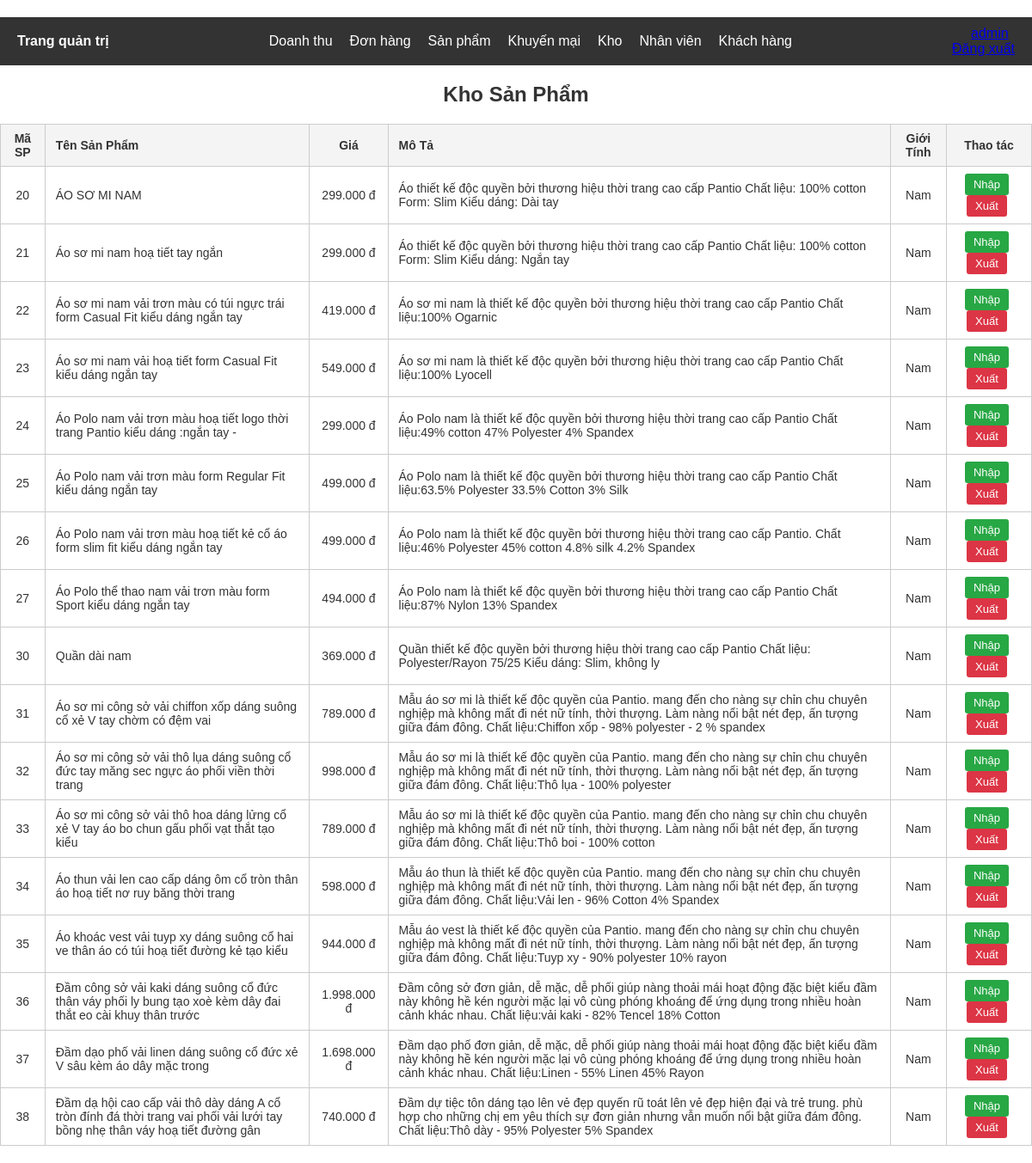
The app's page /admin/kho/kho.php (signed in) with its own data.
### tables this page shows
CREATE TABLE `sanphamnam` (
  `MaSP` int(11) NOT NULL,
  `TenSanPham` varchar(200) NOT NULL,
  `Gia` decimal(18,2) NOT NULL,
  `MaChiTiet` int(11) NOT NULL,
  `MoTa` text DEFAULT NULL,
  `GioiTinh` varchar(10) NOT NULL
);

### admin/kho/kho.php (the view, shortened to what this page needs)
<?php
include '../include/header.php';
$conn = mysqli_connect("localhost", "root", "", "h_a");
$filter = $_GET['loai'] ?? 'tatca';
$sanpham = [];
if ($filter === 'tatca' || $filter === 'nam') {
    $query = "SELECT MaSP, TenSanPham, Gia, MaChiTiet, MoTa, 'Nam' AS GioiTinh FROM sanphamnam";
    $result = mysqli_query($conn, $query);
    while ($row = mysqli_fetch_assoc($result)) {
        $sanpham[] = $row;
    }
}
?>
<!DOCTYPE html>
<html lang="vi">
<head>
</head>
<body>
<h2>Kho Sản Phẩm</h2>
<table>
    <thead>
        <tr>
            <th class="center">Mã SP</th>
            <th>Tên Sản Phẩm</th>
            <th class="center">Giá</th>
            <th>Mô Tả</th>
            <th class="center">Giới Tính</th>
            <th class="center">Thao tác</th>
        </tr>
    </thead>
    <tbody>
        <?php if (count($sanpham) > 0): ?>
            <?php foreach ($sanpham as $sp): ?>
                <tr>
                    <td class="center"><?= htmlspecialchars($sp['MaSP']) ?></td>
                    <td><?= htmlspecialchars($sp['TenSanPham']) ?></td>
                    <td class="center"><?= number_format($sp['Gia'], 0, ',', '.') ?> đ</td>
                    <td><?= htmlspecialchars($sp['MoTa']) ?></td>
                    <td class="center"><?= htmlspecialchars($sp['GioiTinh']) ?></td>
                    <td class="center">
                        <a class="btn btn-nhap" href="nhap.php?masp=<?= urlencode($sp['MaSP']) ?>&gioitinh=<?= strtolower($sp['GioiTinh']) ?>">Nhập</a>
                        <a class="btn btn-xuat" href="xuat.php?masp=<?= urlencode($sp['MaSP']) ?>&gioitinh=<?= strtolower($sp['GioiTinh']) ?>">Xuất</a>
                    </td>
                </tr>
            <?php endforeach; ?>
        <?php else: ?>
            <tr>
                <td colspan="7" class="no-data">Không có sản phẩm phù hợp.</td>
            </tr>
        <?php endif; ?>
    </tbody>
</table>
</body>
</html>

### admin/include/header.php (style rules this page uses)
body { margin: 0; font-family: Arial, sans-serif; }

### admin/kho/kho.php (style rules this page uses)
body { font-family: Arial, sans-serif; background-color: #fff; margin: 20px auto; color: #333; }
h2 { text-align: center; margin-bottom: 20px; color: #333; }
table { width: 100%; border-collapse: collapse; font-size: 14px; }
th, td { border: 1px solid #ccc; padding: 8px 12px; text-align: left; }
th { background-color: #f4f4f4; }
td.center, th.center { text-align: center; }
a.btn { display: inline-block; padding: 5px 10px; font-size: 13px; text-decoration: none; border-radius: 3px; margin-right: 5px; color: white; }
a.btn-nhap { background-color: #28a745; }
a.btn-xuat { background-color: #dc3545; }

### records on screen
sanphamnam: MaSP "20", TenSanPham "ÁO SƠ MI NAM", Gia "299.000", MoTa "Áo thiết kế độc quyền bởi thương hiệu thời trang cao cấp Pantio Chất liệu: 100% cotton Form: Slim Kiểu dáng: Dài tay", GioiTinh "Nam"
sanphamnam: MaSP "21", TenSanPham "Áo sơ mi nam hoạ tiết tay ngắn", Gia "299.000", MoTa "Áo thiết kế độc quyền bởi thương hiệu thời trang cao cấp Pantio Chất liệu: 100% cotton Form: Slim Kiểu dáng: Ngắn tay", GioiTinh "Nam"
sanphamnam: MaSP "22", TenSanPham "Áo sơ mi nam vải trơn màu có túi ngực trái form Casual Fit kiểu dáng ngắn tay", Gia "419.000", MoTa "Áo sơ mi nam là thiết kế độc quyền bởi thương hiệu thời trang cao cấp Pantio Chất liệu:100% Ogarnic", GioiTinh "Nam"
sanphamnam: MaSP "23", TenSanPham "Áo sơ mi nam vải hoạ tiết form Casual Fit kiểu dáng ngắn tay", Gia "549.000", MoTa "Áo sơ mi nam là thiết kế độc quyền bởi thương hiệu thời trang cao cấp Pantio Chất liệu:100% Lyocell", GioiTinh "Nam"
sanphamnam: MaSP "24", TenSanPham "Áo Polo nam vải trơn màu hoạ tiết logo thời trang Pantio kiểu dáng :ngắn tay -", Gia "299.000", MoTa "Áo Polo nam là thiết kế độc quyền bởi thương hiệu thời trang cao cấp Pantio Chất liệu:49% cotton 47% Polyester 4% Spandex", GioiTinh "Nam"
sanphamnam: MaSP "25", TenSanPham "Áo Polo nam vải trơn màu form Regular Fit kiểu dáng ngắn tay", Gia "499.000", MoTa "Áo Polo nam là thiết kế độc quyền bởi thương hiệu thời trang cao cấp Pantio Chất liệu:63.5% Polyester 33.5% Cotton 3% Silk", GioiTinh "Nam"
sanphamnam: MaSP "26", TenSanPham "Áo Polo nam vải trơn màu hoạ tiết kẻ cổ áo form slim fit kiểu dáng ngắn tay", Gia "499.000", MoTa "Áo Polo nam là thiết kế độc quyền bởi thương hiệu thời trang cao cấp Pantio. Chất liệu:46% Polyester 45% cotton 4.8% silk 4.2% Spandex", GioiTinh "Nam"
sanphamnam: MaSP "27", TenSanPham "Áo Polo thể thao nam vải trơn màu form Sport kiểu dáng ngắn tay", Gia "494.000", MoTa "Áo Polo nam là thiết kế độc quyền bởi thương hiệu thời trang cao cấp Pantio Chất liệu:87% Nylon 13% Spandex", GioiTinh "Nam"
sanphamnam: MaSP "30", TenSanPham "Quần dài nam", Gia "369.000", MoTa "Quần thiết kế độc quyền bởi thương hiệu thời trang cao cấp Pantio Chất liệu: Polyester/Rayon 75/25 Kiểu dáng: Slim, không ly", GioiTinh "Nam"
sanphamnam: MaSP "31", TenSanPham "Áo sơ mi công sở vải chiffon xốp dáng suông cổ xẻ V tay chờm có đệm vai", Gia "789.000", MoTa "Mẫu áo sơ mi là thiết kế độc quyền của Pantio. mang đến cho nàng sự chỉn chu chuyên nghịệp mà không mất đi nét nữ tính, thời thượng. Làm nàng nổi bật nét đẹp, ấn tượng giữa đám đông. Chất liệu:Chiffon xốp - 98% polyester - 2 % spandex", GioiTinh "Nam"
sanphamnam: MaSP "32", TenSanPham "Áo sơ mi công sở vải thô lụa dáng suông cổ đức tay măng sec ngực áo phối viền thời trang", Gia "998.000", MoTa "Mẫu áo sơ mi là thiết kế độc quyền của Pantio. mang đến cho nàng sự chỉn chu chuyên nghịệp mà không mất đi nét nữ tính, thời thượng. Làm nàng nổi bật nét đẹp, ấn tượng giữa đám đông. Chất liệu:Thô lụa - 100% polyester", GioiTinh "Nam"
sanphamnam: MaSP "33", TenSanPham "Áo sơ mi công sở vải thô hoa dáng lửng cổ xẻ V tay áo bo chun gấu phối vạt thắt tạo kiểu", Gia "789.000", MoTa "Mẫu áo sơ mi là thiết kế độc quyền của Pantio. mang đến cho nàng sự chỉn chu chuyên nghịệp mà không mất đi nét nữ tính, thời thượng. Làm nàng nổi bật nét đẹp, ấn tượng giữa đám đông. Chất liệu:Thô boi - 100% cotton", GioiTinh "Nam"
sanphamnam: MaSP "34", TenSanPham "Áo thun vải len cao cấp dáng ôm cổ tròn thân áo hoạ tiết nơ ruy băng thời trang", Gia "598.000", MoTa "Mẫu áo thun là thiết kế độc quyền của Pantio. mang đến cho nàng sự chỉn chu chuyên nghịệp mà không mất đi nét nữ tính, thời thượng. Làm nàng nổi bật nét đẹp, ấn tượng giữa đám đông. Chất liệu:Vải len - 96% Cotton 4% Spandex", GioiTinh "Nam"
sanphamnam: MaSP "35", TenSanPham "Áo khoác vest vải tuyp xy dáng suông cổ hai ve thân áo có túi hoạ tiết đường kẻ tạo kiểu", Gia "944.000", MoTa "Mẫu áo vest là thiết kế độc quyền của Pantio. mang đến cho nàng sự chỉn chu chuyên nghịệp mà không mất đi nét nữ tính, thời thượng. Làm nàng nổi bật nét đẹp, ấn tượng giữa đám đông. Chất liệu:Tuyp xy - 90% polyester 10% rayon", GioiTinh "Nam"
sanphamnam: MaSP "36", TenSanPham "Đầm công sở vải kaki dáng suông cổ đức thân váy phối ly bung tạo xoè kèm dây đai thắt eo cài khuy thân trước", Gia "1.998.000", MoTa "Đầm công sở đơn giản, dễ mặc, dễ phối giúp nàng thoải mái hoạt động đặc biệt kiểu đầm này không hề kén người mặc lại vô cùng phóng khoáng để ứng dụng trong nhiều hoàn cảnh khác nhau. Chất liệu:vải kaki - 82% Tencel 18% Cotton", GioiTinh "Nam"
sanphamnam: MaSP "37", TenSanPham "Đầm dạo phố vải linen dáng suông cổ đức xẻ V sâu kèm áo dây mặc trong", Gia "1.698.000", MoTa "Đầm dạo phố đơn giản, dễ mặc, dễ phối giúp nàng thoải mái hoạt động đặc biệt kiểu đầm này không hề kén người mặc lại vô cùng phóng khoáng để ứng dụng trong nhiều hoàn cảnh khác nhau. Chất liệu:Linen - 55% Linen 45% Rayon", GioiTinh "Nam"
sanphamnam: MaSP "38", TenSanPham "Đầm dạ hội cao cấp vải thô dày dáng A cổ tròn đính đá thời trang vai phối vải lưới tay bồng nhẹ thân váy hoạ tiết đường gân", Gia "740.000", MoTa "Đầm dự tiệc tôn dáng tạo lên vẻ đẹp quyến rũ toát lên vẻ đẹp hiện đại và trẻ trung. phù hợp cho những chị em yêu thích sự đơn giản nhưng vẫn muốn nổi bật giữa đám đông. Chất liệu:Thô dày - 95% Polyester 5% Spandex", GioiTinh "Nam"

### other values on screen
$tennv "admin"
